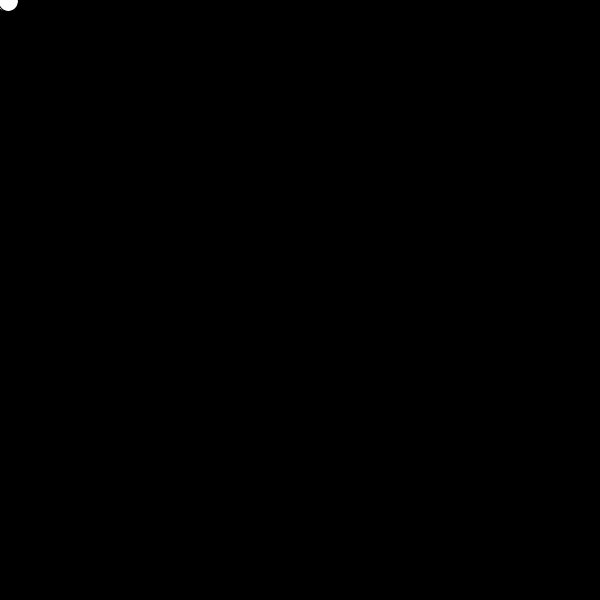
Frame 1 (no input)
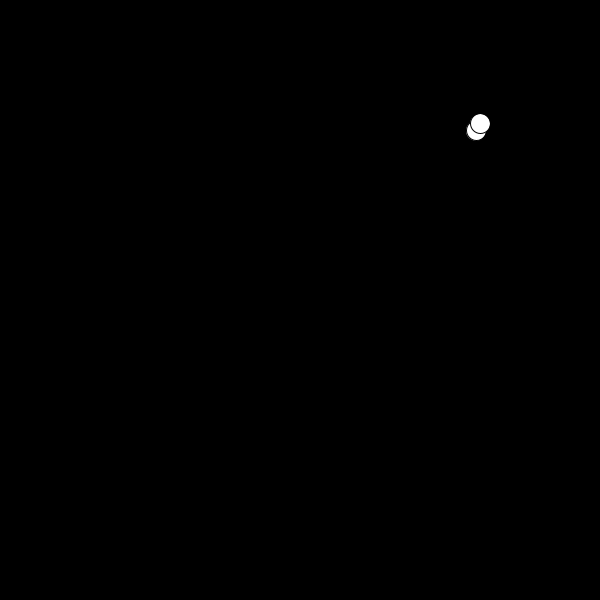
Frame 60 (the mouse pressed at the canvas centre just before this capture)
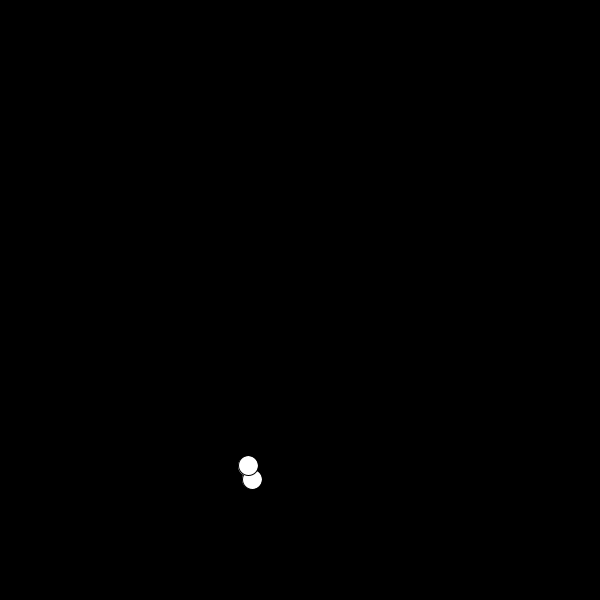
Frame 120 (the mouse held since frame 60 and released just before this capture)

The Processing sketch that drew these frames (run headless with seeded random() and noise(); from frame 60 on, the mouse is pressed at the canvas centre):

// Processing sketch: panchos10e00
// ── panchos10e00.pde
Pancho pancho;

void setup() 
{
  size(600, 600);
  smooth();
  pancho = new Pancho(400, 400);
}

void draw() { 
  background(0);
  pancho.run();
  pancho.run();
} 
// ── Pancho.pde
class Pancho { 

  float x = 0;     
  float y = 0;  
  float speedX = 4;
  float speedY = .5;

  Pancho(float _x, float _y) {
  }

  void run() {
    move();
    bounce();
    gravity();
    display();
  }
  void move() {
    x = x + speedX;
    y = y + speedY;
  }
  void bounce() {
    if ((x > width) || (x < 0 )) {
      speedX = speedX *-1;
    }
    if ((y > height) || (y < 0 )) {
      speedY = speedY *-1;
    }
  }
  void gravity() {
    speedY = speedY + 0.2;
  }
  void display() {
    ellipse(x, y, 20, 20);
  }
}
